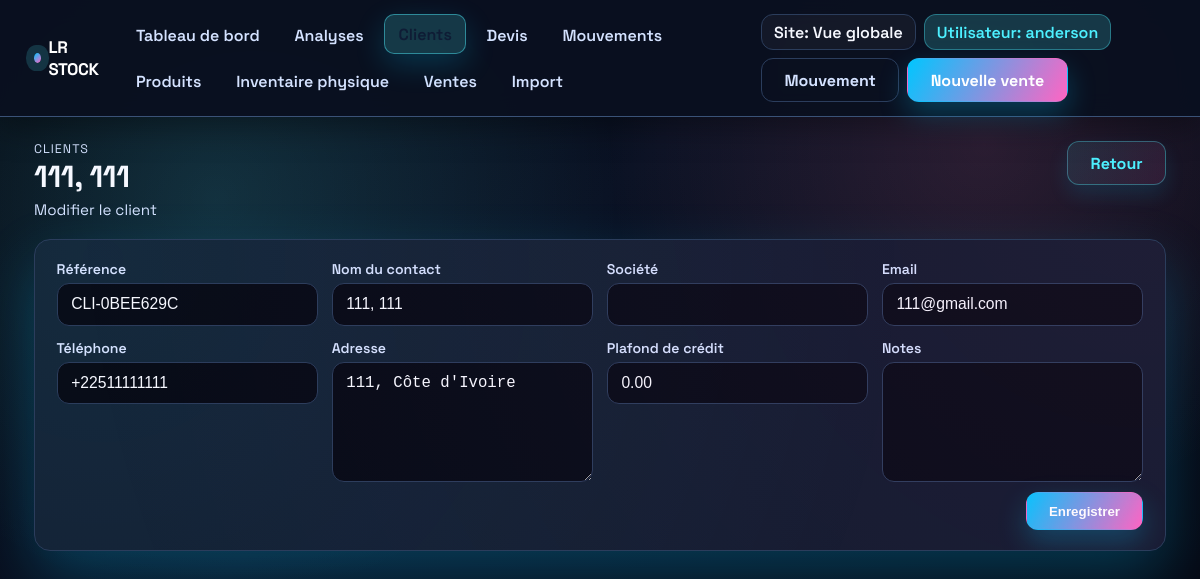
Screenshot of /clients/1/modifier/ (signed in) with the database file from the repository.
### inventory/models.py (models this page shows, shortened)
class VersionedModelMixin(models.Model):
    class Meta:
        abstract = True

class TimeStampedModel(models.Model):
    created_at = models.DateTimeField(auto_now_add=True)
    updated_at = models.DateTimeField(auto_now=True)
    class Meta:
        abstract = True

class Customer(VersionedModelMixin, TimeStampedModel):
    reference = models.CharField(
        "Référence client",
        max_length=20,
        unique=True,
        default=generate_customer_reference,
    )
    name = models.CharField("Nom du contact", max_length=255)
    company_name = models.CharField("Entreprise", max_length=255, blank=True)
    email = models.EmailField(blank=True)
    phone = models.CharField(max_length=50, blank=True)
    address = models.TextField(blank=True)
    credit_limit = models.DecimalField(
        "Plafond de crédit",
        max_digits=12,
        decimal_places=2,
        default=Decimal("0.00"),
    )
    notes = models.TextField(blank=True)
    objects = CustomerQuerySet.as_manager()
    class Meta:
        ordering = ["name", "company_name"]
        verbose_name = "client"
        verbose_name_plural = "clients"
    @property
    def display_name(self) -> str:
        if self.company_name and self.name:
            return f"{self.company_name} - {self.name}"
        return self.company_name or self.name or self.reference

### inventory/views.py (the view)
def customer_update(request, pk):
    customer = get_object_or_404(Customer, pk=pk)
    if request.method == "POST":
        form = CustomerForm(request.POST, instance=customer)
        if form.is_valid():
            updated = form.save(commit=False)
            updated._history_user = (
                request.user if request.user.is_authenticated else None
            )
            updated.save()
            messages.success(request, "Le client a été mis à jour.")
            return redirect(reverse("inventory:customer_detail", args=[customer.pk]))
    else:
        form = CustomerForm(instance=customer)
    return render(
        request,
        "inventory/customer_form.html",
        {
            "form": form,
            "title": customer.display_name,
            "breadcrumb": "Modifier le client",
            "customer": customer,
        },
    )

### inventory/templates/inventory/customer_form.html (shortened to what this page needs)
{% extends "inventory/base.html" %}
{% block content %}
<section class="page-header reveal">
    <div>
        <p class="eyebrow">Clients</p>
        <h1 class="page-title">{{ title }}</h1>
        <p class="lead">{% if breadcrumb %}{{ breadcrumb }}{% else %}Gestion des informations client.{% endif %}</p>
    </div>
    <a href="{% url 'inventory:customer_list' %}" class="btn secondary">Retour</a>
</section>
<section class="surface reveal" data-delay="120">
    <form method="post" class="stack">
        <div class="form-grid">
            {% for field in form %}
                <div class="field">
                    <label for="{{ field.id_for_label }}">{{ field.label }}</label>
                    {{ field }}
                </div>
            {% endfor %}
        </div>
        <div style="text-align:right;">
            <button type="submit" class="btn">Enregistrer</button>
        </div>
    </form>
</section>
{% endblock %}

### inventory/templates/inventory/base.html (shortened to what this page needs)
{% load static %}
<!DOCTYPE html>
<html lang="fr">
<head>
</head>
<body>
    <div class="app-shell">
        <header class="topbar">
            <div class="topbar-inner">
                <a class="brand" href="{% url 'inventory:dashboard' %}">
                    <span class="dot" aria-hidden="true"></span>
                     LR Stock
                </a>
                <nav class="nav">
                    {% with current=request.resolver_match.url_name %}
                        <a href="{% url 'inventory:dashboard' %}" class="{% if current == 'dashboard' %}active{% endif %}">Tableau de bord</a>
                        <a href="{% url 'inventory:analytics' %}" class="{% if current == 'analytics' %}active{% endif %}">Analyses</a>
                        <a href="{% url 'inventory:customer_list' %}" class="{% if current == 'customer_list' or current == 'customer_create' or current == 'customer_detail' or current == 'customer_update' %}active{% endif %}">Clients</a>
                        <a href="{% url 'inventory:quotes_list' %}" class="{% if current == 'quotes_list' or current == 'quote_create' or current == 'quote_detail' %}active{% endif %}">Devis</a>
                        <a href="{% url 'inventory:record_movement' %}" class="{% if current == 'record_movement' %}active{% endif %}">Mouvements</a>
                        <a href="{% url 'inventory:inventory_overview' %}" class="{% if current == 'inventory_overview' %}active{% endif %}">Produits</a>
                        <a href="{% url 'inventory:inventory_physical' %}" class="{% if current == 'inventory_physical' %}active{% endif %}">Inventaire physique</a>
                        <a href="{% url 'inventory:sales_list' %}" class="{% if current == 'sales_list' or current == 'sale_create' %}active{% endif %}">Ventes</a>
                        <a href="{% url 'inventory:import_products' %}" class="{% if current == 'import_products' %}active{% endif %}">Import</a>
                    {% endwith %}
                </nav>
                <div class="user-actions">
                    <span class="context-chip">Site: {{ active_site.name|default:"Vue globale" }}</span>
                    <span class="context-chip" style="background:var(--accent-soft); border-color: rgba(77,240,255,0.35); color: var(--accent);">Utilisateur: {{ request.user.username|default:"Invite" }}</span>
                    <a class="btn ghost" href="{% url 'inventory:record_movement' %}">Mouvement</a>
                    <a class="btn" href="{% url 'inventory:sale_create' %}">Nouvelle vente</a>
                </div>
            </div>
        </header>
        <main class="container">
            <div class="page">
                {% block content %}{% endblock %}
            </div>
        </main>
    </div>
</body>
</html>

### rows the page displays
Customer: name "111, 111", form "CLI-0BEE629C" "111, 111" "111@gmail.com" "+22511111111" "111, Côte d'Ivoire" "0.00"

### other values shown
{{ active_site.name|default:"Vue globale" }} "Vue globale"
{{ request.user.username|default:"Invite" }} "anderson"
{{ breadcrumb }} "Modifier le client"
{{ field.label }} "Référence" "Nom du contact" "Société" "Email" "Téléphone" "Adresse" "Plafond de crédit" "Notes"
